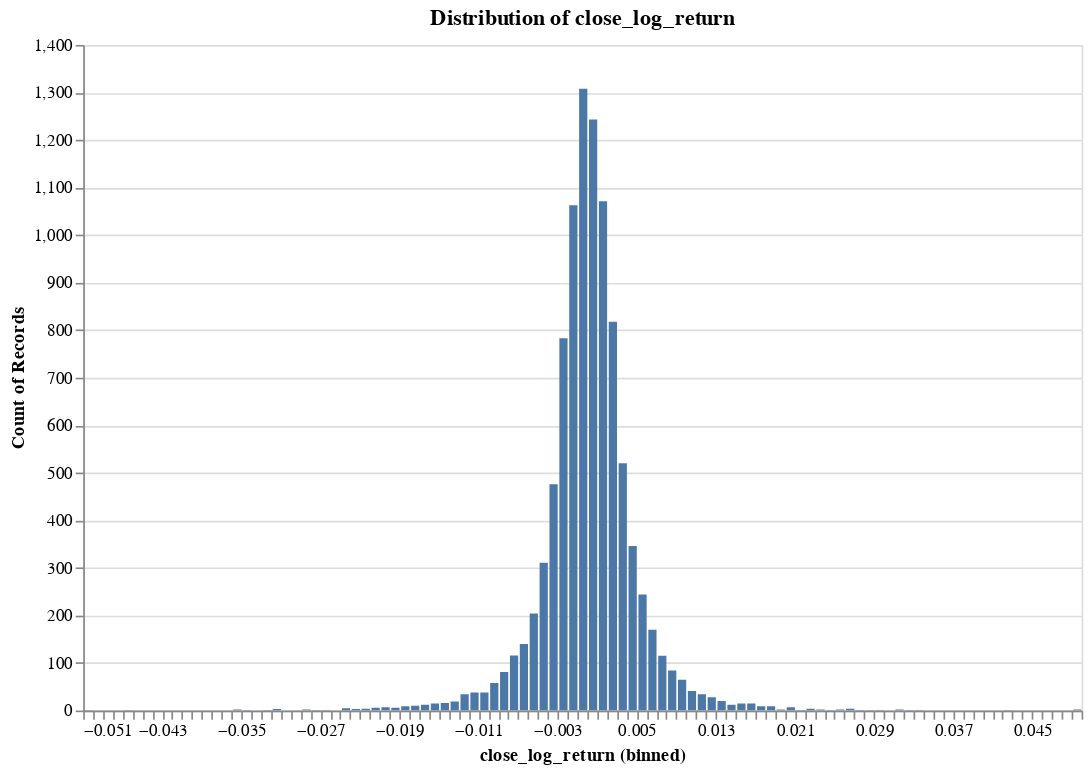

Notebook cell for this chart:
### Code cell
research.plot_distribution(ts, target, no_bins = 200)

### Figure 1 — Vega specification as saved in the notebook (floating-point values rounded to 4 significant figures)
{"$schema": "https://vega.github.io/schema/vega/v5.json", "data": [{"name": "param_3_store"}, {"name": "source_0", "values": [{"__count": 1308, "bin_maxbins_200_close_log_return": -0.001, "bin_maxbins_200_close_log_return_end": -8.674e-19}, {"__count": 204, "bin_maxbins_200_close_log_return": -0.006, "bin_maxbins_200_close_log_return_end": -0.005}, {"__count": 1243, "bin_maxbins_200_close_log_return": 0.0, "bin_maxbins_200_close_log_return_end": 0.001}, {"__count": 476, "bin_maxbins_200_close_log_return": -0.004, "bin_maxbins_200_close_log_return_end": -0.003}, {"__count": 520, "bin_maxbins_200_close_log_return": 0.003, "bin_maxbins_200_close_log_return_end": 0.004}, {"__count": 818, "bin_maxbins_200_close_log_return": 0.002, "bin_maxbins_200_close_log_return_end": 0.003}, {"__count": 140, "bin_maxbins_200_close_log_return": -0.007, "bin_maxbins_200_close_log_return_end": -0.006}, {"__count": 311, "bin_maxbins_200_close_log_return": -0.005, "bin_maxbins_200_close_log_return_end": -0.004}, {"__count": 783, "bin_maxbins_200_close_log_return": -0.003, "bin_maxbins_200_close_log_return_end": -0.002}, {"__count": 244, "bin_maxbins_200_close_log_return": 0.005, "bin_maxbins_200_close_log_return_end": 0.006}, {"__count": 1063, "bin_maxbins_200_close_log_return": -0.002, "bin_maxbins_200_close_log_return_end": -0.001}, {"__count": 1071, "bin_maxbins_200_close_log_return": 0.001, "bin_maxbins_200_close_log_return_end": 0.002}, {"__count": 65, "bin_maxbins_200_close_log_return": 0.009, "bin_maxbins_200_close_log_return_end": 0.01}, {"__count": 28, "bin_maxbins_200_close_log_return": 0.012, "bin_maxbins_200_close_log_return_end": 0.013}, {"__count": 81, "bin_maxbins_200_close_log_return": -0.009, "bin_maxbins_200_close_log_return_end": -0.008}, {"__count": 115, "bin_maxbins_200_close_log_return": 0.007, "bin_maxbins_200_close_log_return_end": 0.008}, {"__count": 346, "bin_maxbins_200_close_log_return": 0.004, "bin_maxbins_200_close_log_return_end": 0.005}, {"__count": 84, "bin_maxbins_200_close_log_return": 0.008, "bin_maxbins_200_close_log_return_end": 0.009}, {"__count": 38, "bin_maxbins_200_close_log_return": -0.011, "bin_maxbins_200_close_log_return_end": -0.01}, {"__count": 34, "bin_maxbins_200_close_log_return": -0.013, "bin_maxbins_200_close_log_return_end": -0.012}, {"__count": 15, "bin_maxbins_200_close_log_return": -0.016, "bin_maxbins_200_close_log_return_end": -0.015}, {"__count": 16, "bin_maxbins_200_close_log_return": -0.015, "bin_maxbins_200_close_log_return_end": -0.014}, {"__count": 58, "bin_maxbins_200_close_log_return": -0.01, "bin_maxbins_200_close_log_return_end": -0.009}, {"__count": 170, "bin_maxbins_200_close_log_return": 0.006, "bin_maxbins_200_close_log_return_end": 0.007}, {"__count": 116, "bin_maxbins_200_close_log_return": -0.008, "bin_maxbins_200_close_log_return_end": -0.007}, {"__count": 34, "bin_maxbins_200_close_log_return": 0.011, "bin_maxbins_200_close_log_return_end": 0.012}, {"__count": 41, "bin_maxbins_200_close_log_return": 0.01, "bin_maxbins_200_close_log_return_end": 0.011}, {"__count": 20, "bin_maxbins_200_close_log_return": 0.013, "bin_maxbins_200_close_log_return_end": 0.014}, {"__count": 38, "bin_maxbins_200_close_log_return": -0.012, "bin_maxbins_200_close_log_return_end": -0.011}, {"__count": 4, "bin_maxbins_200_close_log_return": 0.026, "bin_maxbins_200_close_log_return_end": 0.027}, {"__count": 1, "bin_maxbins_200_close_log_return": 0.028, "bin_maxbins_200_close_log_return_end": 0.029}, {"__count": 1, "bin_maxbins_200_close_log_return": -0.035, "bin_maxbins_200_close_log_return_end": -0.034}, {"__count": 19, "bin_maxbins_200_close_log_return": -0.014, "bin_maxbins_200_close_log_return_end": -0.013}, {"__count": 12, "bin_maxbins_200_close_log_return": 0.014, "bin_maxbins_200_close_log_return_end": 0.015}, {"__count": 1, "bin_maxbins_200_close_log_return": -0.027, "bin_maxbins_200_close_log_return_end": -0.026}, {"__count": 15, "bin_maxbins_200_close_log_return": 0.016, "bin_maxbins_200_close_log_return_end": 0.017}, {"__count": 10, "bin_maxbins_200_close_log_return": -0.018, "bin_maxbins_200_close_log_return_end": -0.017}, {"__count": 1, "bin_maxbins_200_close_log_return": 0.024, "bin_maxbins_200_close_log_return_end": 0.025}, {"__count": 1, "bin_maxbins_200_close_log_return": 0.027, "bin_maxbins_200_close_log_return_end": 0.028}, {"__count": 9, "bin_maxbins_200_close_log_return": 0.017, "bin_maxbins_200_close_log_return_end": 0.018}, {"__count": 2, "bin_maxbins_200_close_log_return": 0.019, "bin_maxbins_200_close_log_return_end": 0.02}, {"__count": 15, "bin_maxbins_200_close_log_return": 0.015, "bin_maxbins_200_close_log_return_end": 0.016}, {"__count": 6, "bin_maxbins_200_close_log_return": -0.02, "bin_maxbins_200_close_log_return_end": -0.019}, {"__count": 7, "bin_maxbins_200_close_log_return": 0.02, "bin_maxbins_200_close_log_return_end": 0.021}, {"__count": 2, "bin_maxbins_200_close_log_return": 0.025, "bin_maxbins_200_close_log_return_end": 0.026}, {"__count": 2, "bin_maxbins_200_close_log_return": -0.029, "bin_maxbins_200_close_log_return_end": -0.028}, {"__count": 4, "bin_maxbins_200_close_log_return": -0.023, "bin_maxbins_200_close_log_return_end": -0.022}, {"__count": 7, "bin_maxbins_200_close_log_return": -0.021, "bin_maxbins_200_close_log_return_end": -0.02}, {"__count": 12, "bin_maxbins_200_close_log_return": -0.017, "bin_maxbins_200_close_log_return_end": -0.016}, {"__count": 4, "bin_maxbins_200_close_log_return": 0.022, "bin_maxbins_200_close_log_return_end": 0.023}, {"__count": 9, "bin_maxbins_200_close_log_return": 0.018, "bin_maxbins_200_close_log_return_end": 0.019}, {"__count": 6, "bin_maxbins_200_close_log_return": -0.022, "bin_maxbins_200_close_log_return_end": -0.021}, {"__count": 1, "bin_maxbins_200_close_log_return": 0.032, "bin_maxbins_200_close_log_return_end": 0.033}, {"__count": 5, "bin_maxbins_200_close_log_return": -0.025, "bin_maxbins_200_close_log_return_end": -0.024}, {"__count": 3, "bin_maxbins_200_close_log_return": -0.024, "bin_maxbins_200_close_log_return_end": -0.023}, {"__count": 9, "bin_maxbins_200_close_log_return": -0.019, "bin_maxbins_200_close_log_return_end": -0.018}, {"__count": 2, "bin_maxbins_200_close_log_return": 0.049, "bin_maxbins_200_close_log_return_end": 0.05}, {"__count": 1, "bin_maxbins_200_close_log_return": -0.028, "bin_maxbins_200_close_log_return_end": -0.027}, {"__count": 2, "bin_maxbins_200_close_log_return": -0.036, "bin_maxbins_200_close_log_return_end": -0.035}, {"__count": 1, "bin_maxbins_200_close_log_return": -0.033, "bin_maxbins_200_close_log_return_end": -0.032}, {"__count": 2, "bin_maxbins_200_close_log_return": 0.023, "bin_maxbins_200_close_log_return_end": 0.024}, {"__count": 3, "bin_maxbins_200_close_log_return": -0.032, "bin_maxbins_200_close_log_return_end": -0.031}, {"__count": 1, "bin_maxbins_200_close_log_return": 0.042, "bin_maxbins_200_close_log_return_end": 0.043}, {"__count": 2, "bin_maxbins_200_close_log_return": 0.031, "bin_maxbins_200_close_log_return_end": 0.032}, {"__count": 1, "bin_maxbins_200_close_log_return": -0.047, "bin_maxbins_200_close_log_return_end": -0.046}, {"__count": 1, "bin_maxbins_200_close_log_return": -0.051, "bin_maxbins_200_close_log_return_end": -0.05}, {"__count": 1, "bin_maxbins_200_close_log_return": 0.029, "bin_maxbins_200_close_log_return_end": 0.03}, {"__count": 1, "bin_maxbins_200_close_log_return": 0.021, "bin_maxbins_200_close_log_return_end": 0.022}, {"__count": 1, "bin_maxbins_200_close_log_return": 0.033, "bin_maxbins_200_close_log_return_end": 0.034}]}, {"name": "source_0_y_domain___count", "values": [{"min": 1, "max": 1308}]}], "signals": [{"name": "bin_maxbins_200_close_log_return_bins", "value": {"fields": ["close_log_return"], "fname": "bin_close_log_return", "start": -0.051, "step": 0.001, "stop": 0.05}}, {"name": "unit", "value": {}, "on": [{"events": "pointermove", "update": "isTuple(group()) ? group() : unit"}]}, {"name": "param_3", "update": "vlSelectionResolve(\"param_3_store\", \"union\")"}, {"name": "param_3_close_log_return", "on": [{"events": [{"source": "view", "type": "dblclick"}], "update": "null"}, {"events": {"signal": "param_3_translate_delta"}, "update": "panLinear(param_3_translate_anchor.extent_x, -param_3_translate_delta.x / width)"}, {"events": {"signal": "param_3_zoom_delta"}, "update": "zoomLinear(domain(\"x\"), param_3_zoom_anchor.x, param_3_zoom_delta)"}]}, {"name": "param_3_tuple", "on": [{"events": [{"signal": "param_3_close_log_return"}], "update": "param_3_close_log_return ? {unit: \"\", fields: param_3_tuple_fields, values: [param_3_close_log_return]} : null"}]}, {"name": "param_3_tuple_fields", "value": [{"field": "close_log_return", "channel": "x", "type": "R"}]}, {"name": "param_3_translate_anchor", "value": {}, "on": [{"events": [{"source": "scope", "type": "pointerdown"}], "update": "{x: x(unit), y: y(unit), extent_x: domain(\"x\")}"}]}, {"name": "param_3_translate_delta", "value": {}, "on": [{"events": [{"source": "window", "between": [{"source": "scope", "type": "pointerdown"}, {"source": "window", "type": "pointerup"}], "type": "pointermove", "consume": true}], "update": "{x: param_3_translate_anchor.x - x(unit), y: param_3_translate_anchor.y - y(unit)}"}]}, {"name": "param_3_zoom_anchor", "on": [{"events": [{"source": "scope", "consume": true, "type": "wheel"}], "update": "{x: invert(\"x\", x(unit)), y: invert(\"y\", y(unit))}"}]}, {"name": "param_3_zoom_delta", "on": [{"events": [{"source": "scope", "consume": true, "type": "wheel"}], "update": "pow(1.001, event.deltaY * pow(16, event.deltaMode))", "force": true}]}, {"name": "param_3_modify", "on": [{"events": {"signal": "param_3_tuple"}, "update": "modify(\"param_3_store\", param_3_tuple, true)"}]}], "marks": [{"type": "rect", "name": "marks", "from": {"data": "source_0"}, "encode": {"update": {"x": {"field": "bin_maxbins_200_close_log_return_end", "scale": "x", "offset": {"signal": "0.5 + (abs(scale(\"x\", datum[\"bin_maxbins_200_close_log_return_end\"]) - scale(\"x\", datum[\"bin_maxbins_200_close_log_return\"])) < 0.25 ? 0.5 * (0.25 - (abs(scale(\"x\", datum[\"bin_maxbins_200_close_log_return_end\"]) - scale(\"x\", datum[\"bin_maxbins_200_close_log_return\"])))) : -0.5)"}}, "x2": {"field": "bin_maxbins_200_close_log_return", "scale": "x", "offset": {"signal": "0.5 + (abs(scale(\"x\", datum[\"bin_maxbins_200_close_log_return_end\"]) - scale(\"x\", datum[\"bin_maxbins_200_close_log_return\"])) < 0.25 ? -0.5 * (0.25 - (abs(scale(\"x\", datum[\"bin_maxbins_200_close_log_return_end\"]) - scale(\"x\", datum[\"bin_maxbins_200_close_log_return\"])))) : 0.5)"}}, "y2": {"value": 0, "scale": "y"}, "y": {"field": "__count", "scale": "y"}, "fill": {"value": "#4c78a8"}}}, "clip": true, "style": ["bar"], "interactive": true}], "scales": [{"name": "x", "type": "linear", "domain": {"signal": "[bin_maxbins_200_close_log_return_bins.start, bin_maxbins_200_close_log_return_bins.stop]"}, "range": [0, {"signal": "width"}], "bins": {"signal": "bin_maxbins_200_close_log_return_bins"}, "zero": false, "domainRaw": {"signal": "param_3[\"close_log_return\"]"}}, {"name": "y", "type": "linear", "domain": [{"signal": "(data(\"source_0_y_domain___count\")[0] || {}).min"}, {"signal": "(data(\"source_0_y_domain___count\")[0] || {}).max"}], "range": [{"signal": "height"}, 0], "nice": true, "zero": true}], "axes": [{"scale": "y", "grid": true, "tickCount": {"signal": "ceil(height/40)"}, "labels": false, "orient": "left", "maxExtent": 0, "ticks": false, "zindex": 0, "gridScale": "x", "minExtent": 0, "domain": false, "aria": false}, {"scale": "x", "orient": "bottom", "tickCount": {"signal": "ceil(width/10)"}, "zindex": 0, "title": "close_log_return (binned)", "labelFlush": true, "labelOverlap": true, "grid": false}, {"scale": "y", "grid": false, "labelOverlap": true, "tickCount": {"signal": "ceil(height/40)"}, "zindex": 0, "orient": "left", "title": "Count of Records"}], "title": {"text": "Distribution of close_log_return", "frame": "group"}, "height": 400, "style": "cell", "width": 600, "background": "white", "padding": 5}
